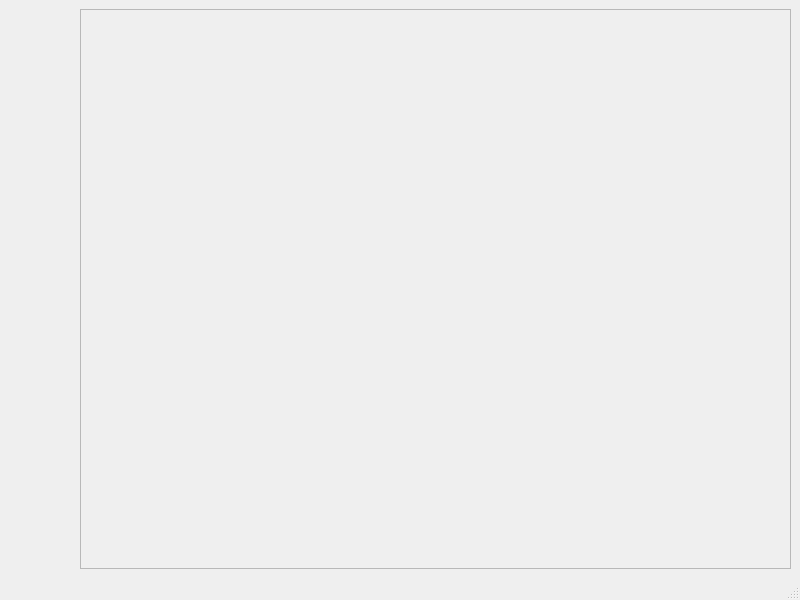
<?xml version="1.0" encoding="UTF-8"?>
<ui version="4.0">
 <class>MainWindow</class>
 <widget class="QMainWindow" name="MainWindow">
  <property name="geometry">
   <rect>
    <x>0</x>
    <y>0</y>
    <width>800</width>
    <height>600</height>
   </rect>
  </property>
  <property name="windowTitle">
   <string>MainWindow</string>
  </property>
  <widget class="QWidget" name="centralwidget">
   <layout class="QHBoxLayout" name="horizontalLayout_2">
    <item>
     <layout class="QHBoxLayout" name="horizontalLayout" stretch="1,10">
      <item>
       <layout class="QVBoxLayout" name="verticalLayout">
        <property name="sizeConstraint">
         <enum>QLayout::SetNoConstraint</enum>
        </property>
       </layout>
      </item>
      <item>
       <layout class="QHBoxLayout" name="horizontalLayout_3">
        <item>
         <widget class="QScrollArea" name="imageScrollArea">
          <property name="widgetResizable">
           <bool>true</bool>
          </property>
          <widget class="QWidget" name="scrollAreaWidgetContents">
           <property name="geometry">
            <rect>
             <x>0</x>
             <y>0</y>
             <width>691</width>
             <height>521</height>
            </rect>
           </property>
          </widget>
         </widget>
        </item>
       </layout>
      </item>
     </layout>
    </item>
   </layout>
  </widget>
  <widget class="QMenuBar" name="menubar">
   <property name="geometry">
    <rect>
     <x>0</x>
     <y>0</y>
     <width>800</width>
     <height>22</height>
    </rect>
   </property>
  </widget>
  <widget class="QStatusBar" name="statusbar"/>
 </widget>
 <resources/>
 <connections/>
</ui>
